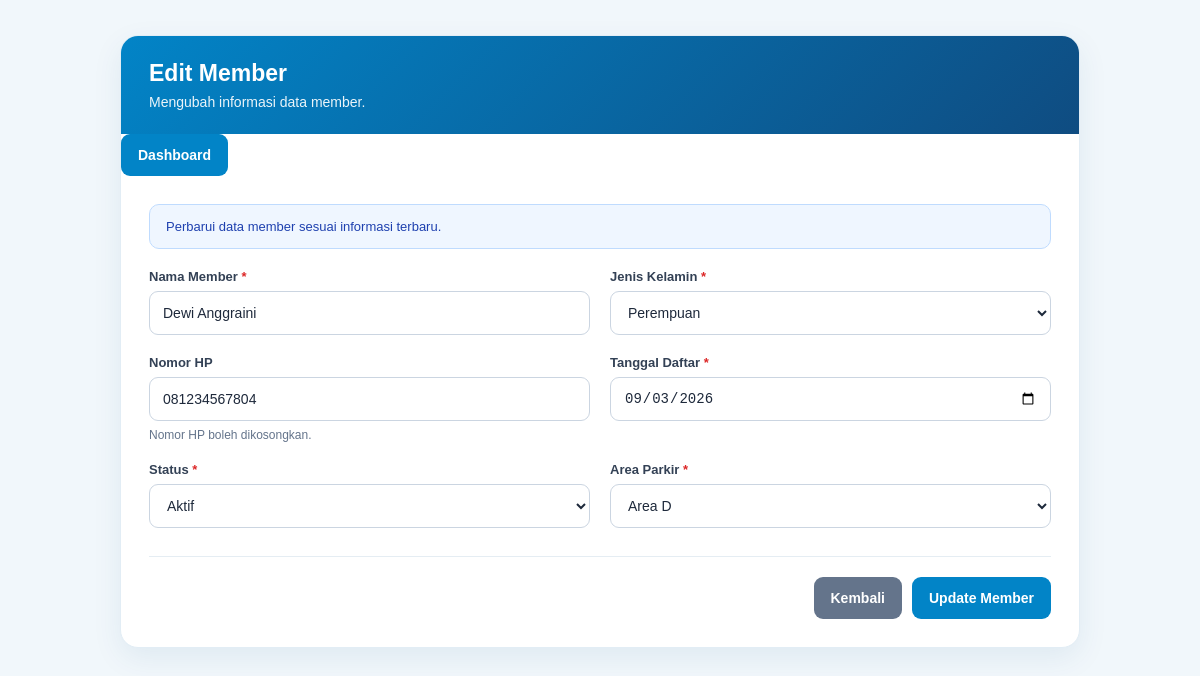
Page /member/edit_member.php?id=4 (signed in) on the committed database.
### tables this page shows
CREATE TABLE `tb_member` (
  `id_member` int(11) NOT NULL,
  `nama_member` varchar(100) NOT NULL,
  `jenis_kelamin` enum('L','P') NOT NULL,
  `no_hp` varchar(20) DEFAULT NULL,
  `tanggal_daftar` date NOT NULL,
  `status_aktif` enum('aktif','suspended') NOT NULL DEFAULT 'aktif',
  `id_user` int(11) DEFAULT NULL,
  `id_area` int(11) DEFAULT NULL
);

CREATE TABLE `tb_area_parkir` (
  `id_area` int(11) NOT NULL,
  `nama_area` varchar(50) NOT NULL,
  `kapasitas` int(11) NOT NULL DEFAULT 0,
  `terisi` int(11) NOT NULL DEFAULT 0
);

### member/edit_member.php (the view, shortened to what this page needs)
<?php
include '../koneksi.php';
$id_member = filter_input(
    INPUT_GET,
    'id',
    FILTER_VALIDATE_INT
);
$stmt_member = mysqli_prepare(
    $koneksi,
    "
    SELECT
        id_member,
        nama_member,
        jenis_kelamin,
        no_hp,
        tanggal_daftar,
        status_aktif,
        id_area
    FROM tb_member
    WHERE id_member = ?
    LIMIT 1
    "
);
mysqli_stmt_bind_param(
    $stmt_member,
    "i",
    $id_member
);
mysqli_stmt_execute($stmt_member);
$result_member = mysqli_stmt_get_result(
    $stmt_member
);
$member = mysqli_fetch_assoc(
    $result_member
);
$query_area = mysqli_query(
    $koneksi,
    "
    SELECT
        id_area,
        nama_area
    FROM tb_area_parkir
    ORDER BY nama_area ASC
    "
);
?>
<!DOCTYPE html>
<html lang="id">
<head>
    <link
        rel="stylesheet"
        href="../assets/css/form.css"
    >
</head>
<body>
<div class="container">
    <div class="form-card">
        <div class="form-header">
            <h2>
                Edit Member
            </h2>
            <p>
                Mengubah informasi data member.
            </p>
        </div>
        <div class="table-toolbar">
            <div class="toolbar-left">
                <?php
                $dashboard_url = "../dashboard_admin.php";
                ?>
                <a
                    href="<?= htmlspecialchars($dashboard_url) ?>"
                    class="btn btn-primary"
                >
                    Dashboard
                </a>
            </div>
        </div>
        <div class="form-body">
            <div class="info-box">
                Perbarui data member sesuai informasi terbaru.
            </div>
            <form method="POST">
                <div class="form-grid">
                    <div class="form-group">
                        <label>
                            Nama Member
                            <span class="required">*</span>
                        </label>
                        <input
                            type="text"
                            name="nama_member"
                            value="<?= htmlspecialchars(
                                $_POST['nama_member']
                                ?? $member['nama_member']
                            ) ?>"
                            placeholder="Masukkan nama member"
                            required
                        >
                    </div>
                    <div class="form-group">
                        <label>
                            Jenis Kelamin
                            <span class="required">*</span>
                        </label>
                        <select
                            name="jenis_kelamin"
                            required
                        >
                            <option
                                value="P"
                                <?= (
                                    ($_POST['jenis_kelamin']
                                    ?? $member['jenis_kelamin'])
                                    === 'P'
                                )
                                    ? 'selected'
                                    : '' ?>
                            >
                                Perempuan
                            </option>
                        </select>
                    </div>
                    <div class="form-group">
                        <label>
                            Nomor HP
                        </label>
                        <input
                            type="text"
                            name="no_hp"
                            value="<?= htmlspecialchars(
                                $_POST['no_hp']
                                ?? ($member['no_hp'] ?? '')
                            ) ?>"
                            placeholder="Contoh: 081234567890"
                        >
                        <span class="form-help">
                            Nomor HP boleh dikosongkan.
                        </span>
                    </div>
                    <div class="form-group">
                        <label>
                            Tanggal Daftar
                            <span class="required">*</span>
                        </label>
                        <input
                            type="date"
                            name="tanggal_daftar"
                            value="<?= htmlspecialchars(
                                $_POST['tanggal_daftar']
                                ?? $member['tanggal_daftar']
                            ) ?>"
                            required
                        >
                    </div>
                    <div class="form-group">
                        <label>
                            Status
                            <span class="required">*</span>
                        </label>
                        <select
                            name="status_aktif"
                            required
                        >
                            <option
                                value="aktif"
                                <?= (
                                    ($_POST['status_aktif']
                                    ?? $member['status_aktif'])
                                    === 'aktif'
                                )
                                    ? 'selected'
                                    : '' ?>
                            >
                                Aktif
                            </option>
                        </select>
                    </div>
                    <div class="form-group">
                        <label>
                            Area Parkir
                            <span class="required">*</span>
                        </label>
                        <select
                            name="id_area"
                            required
                        >
                            <?php while ($area = mysqli_fetch_assoc($query_area)): ?>
                                <option
                                    value="<?= (int) $area['id_area'] ?>"
                                    <?= (
                                        (int)(
                                            $_POST['id_area']
                                            ?? $member['id_area']
                                        )
                                        ===
                                        (int)$area['id_area']
                                    )
                                        ? 'selected'
                                        : '' ?>
                                >
                                    <?= htmlspecialchars(
                                        $area['nama_area']
                                    ) ?>
                                </option>
                            <?php endwhile; ?>
                        </select>
                    </div>
                </div>
                <div class="form-actions">
                    <a
                        href="tampil_member.php"
                        class="btn btn-secondary"
                    >
                        Kembali
                    </a>
                    <button
                        type="submit"
                        class="btn btn-primary"
                    >
                        Update Member
                    </button>
                </div>
            </form>
        </div>
    </div>
</div>
</body>
</html>

### assets/css/form.css (style rules this page uses)
* { box-sizing: border-box; }
body { margin: 0; padding: 0; background: #f1f7fb; color: #1e293b; font-family: Arial, Helvetica, sans-serif; }
.container { width: 100%; max-width: 1000px; margin: 35px auto; padding: 0 20px; }
.form-card { background: #ffffff; border-radius: 18px; overflow: hidden; border: 1px solid #e2edf5; box-shadow: 0 10px 30px rgba(15, 76, 129, 0.08); }
.form-header { padding: 24px 28px; background: linear-gradient( 135deg, #0284c7, #0f4c81 ); color: white; }
.form-header h2 { margin: 0; font-size: 23px; }
.form-header p { margin: 7px 0 0; font-size: 14px; opacity: 0.92; }
.form-body { padding: 28px; }
.form-grid { display: grid; grid-template-columns: repeat(2, minmax(0, 1fr)); gap: 20px; }
.form-group { display: flex; flex-direction: column; gap: 7px; }
.form-group label { font-size: 13px; font-weight: 700; color: #334155; }
.required { color: #dc2626; }
.form-group input, .form-group select, .form-group textarea { width: 100%; border: 1px solid #cbd5e1; border-radius: 9px; padding: 11px 13px; background: #ffffff; color: #1e293b; font-size: 14px; outline: none; transition: 0.2s ease; }
.form-group input, .form-group select { height: 44px; }
.form-help { font-size: 12px; color: #64748b; }
.info-box { margin-bottom: 20px; padding: 14px 16px; border-radius: 10px; background: #eff6ff; border: 1px solid #bfdbfe; color: #1e40af; font-size: 13px; }
.form-actions { display: flex; justify-content: flex-end; gap: 10px; margin-top: 28px; padding-top: 20px; border-top: 1px solid #e5edf3; }
.btn { display: inline-flex; align-items: center; justify-content: center; gap: 6px; min-height: 42px; padding: 10px 17px; border: none; border-radius: 9px; font-size: 14px; font-weight: 600; text-decoration: none; cursor: pointer; transition: 0.2s ease; }
.btn-primary { background: #0284c7; color: white; }
.btn-secondary { background: #64748b; color: white; }

### rows in the picture
tb_member: nama_member "Dewi Anggraini", jenis_kelamin "Perempuan", no_hp "081234567804", tanggal_daftar "09/03/2026", status_aktif "Aktif", id_area "Area D"
